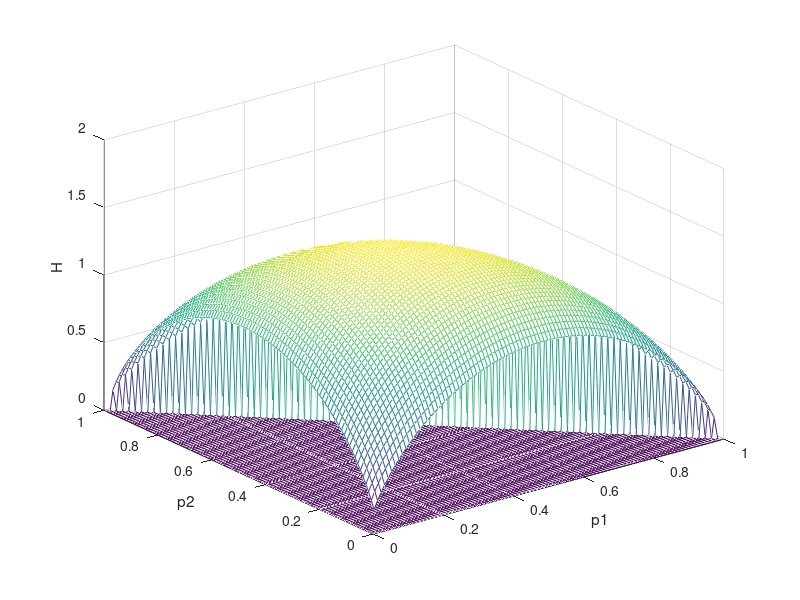
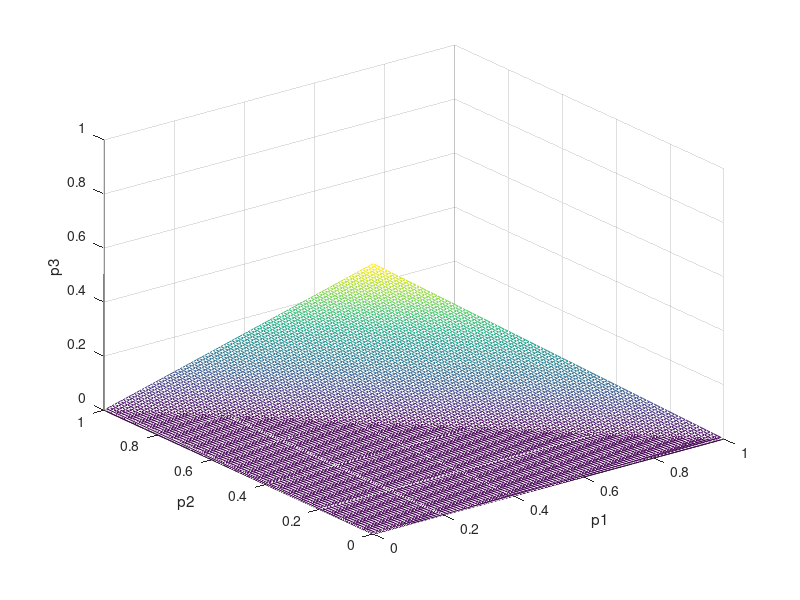

MATLAB code to generate these figures, in order:
one = linspace(0, 1, 100);
p1 = zeros(100, 1);
p2 = zeros(100, 1);
p3_m = zeros(100, 100);
H = zeros(100, 100);

for i = 1:100
    for j = 1:(100-i)
        p1(i) = one(i);
        p2(j) = one(j);
        p3 = 1 - p1(i) - p2(j);
        p3_m(i, j) = p3;
        H(i, j) = -(p1(i) * log2(p1(i))) - (p2(j) * log2(p2(j))) - (p3 * log2(p3));
    end
end

figure(1);
[p1, p2] = meshgrid(p1, p2);
mesh (p1, p2, H);
xlabel('p1');
ylabel('p2');
zlabel('H');

figure(2);
mesh (p1, p2, p3_m);
xlabel('p1');
ylabel('p2');
zlabel('p3');
 
maximum = max(H(:))
